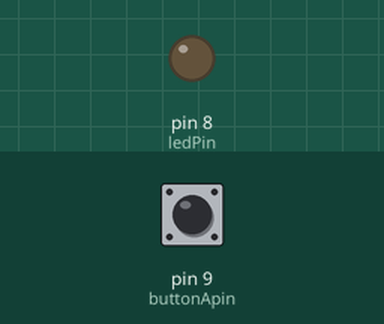
The sketch below on a simulated Arduino Uno, built with avr-gcc and run on an emulated ATmega328P. Shown: output pins drawn as LEDs (lit = HIGH). The test bench sets the inputs (shaded band); at power-on: pin 9 (buttonApin) HIGH.

Above: at 1.2 s.
1.3 s: pin 9 (buttonApin) pulled LOW for 0.15 s
At 1.37 s:
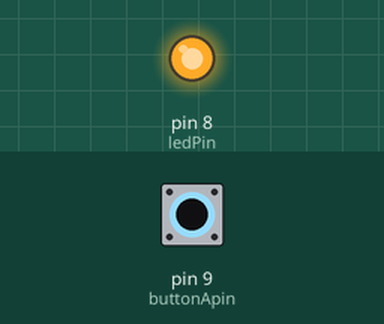
2.9 s: pin 9 (buttonApin) pulled LOW for 3.2 s
At 7.3 s:
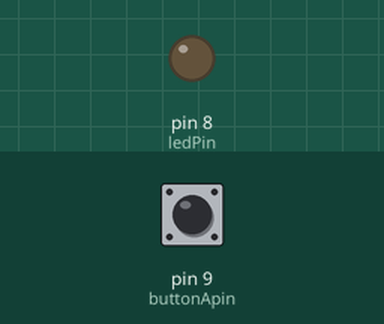
Timing chart, 0 to 8.8 s (numbered marks = the images above; inputs shaded):
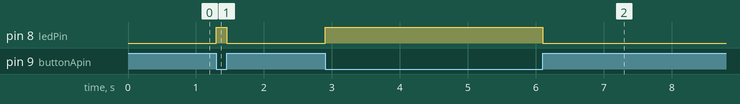

Measured:
- after the input at 1.3 s, pin 8 (ledPin): LOW → HIGH at once, → LOW 0.15 s later
- after the input at 2.9 s, pin 8 (ledPin): LOW → HIGH at once, → LOW 3.2 s later

The sketch:

DelA.ino
```cpp
int ledPin = 8;
int buttonApin = 9;

void setup()
{
  pinMode(ledPin, OUTPUT);
  pinMode(buttonApin, INPUT_PULLUP);
}

void loop()
{
  if (digitalRead(buttonApin) == LOW)
  {
    digitalWrite(ledPin, HIGH);
  }
  else {
    digitalWrite(ledPin, LOW);
  }
}
```
